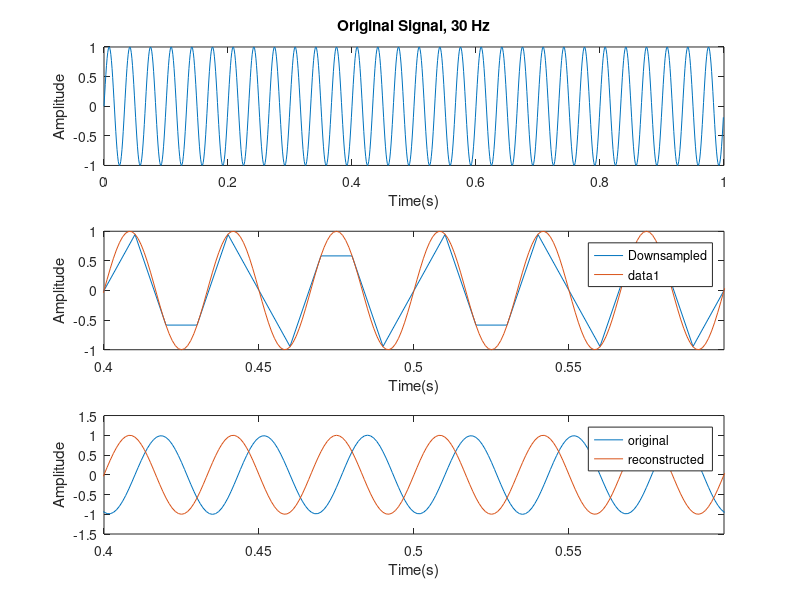

Here is the MATLAB script that generated this plot:
%% Sinosoid with 30 Hz Frequency
clear all ; clf
F1 = 30;
Fs = 1000;
t = 0:1/Fs:0.999;
x1 = sin(2*pi*F1*t);
% Subsampling at a 100 Hz sampling rate
x1resampled = decimate(x1,10,1); %Downsampling by th factor 10 to achieve fs = 100Hz from 1000Hz
x1reconstructed = zeros(1,length(t)); %preallocating for speed
% Reconstruction using sinc() function
Ts = 1/100;
ts = 0:Ts:0.999;
samples = length(ts);
for i = 1:1:length(t)
    for n = 1:1:samples
        x1reconstructed(i) = sum(x1resampled .* sinc((t(i) - (1:samples)*Ts) ./ Ts)); %%% CHANGE
    end
end
%plotting
figure(1)
subplot(3,1,1)
plot(t,x1)
title('Original Signal, 30 Hz')
xlabel('Time(s)')
ylabel('Amplitude')
subplot(312)
plot(ts,x1resampled)
legend('Downsampled','original')
xlim([0.4 0.6])
hold on
plot(t,x1)
xlabel('Time(s)')
ylabel('Amplitude')
hold off
subplot(313)
plot(t,x1reconstructed)
xlim([0.4 0.6])
hold on
plot(t,x1)
legend('original','reconstructed')
xlabel('Time(s)')
ylabel('Amplitude')
hold off
%% Calculating the error
for i = 1: length(x1)
    error(i) = x1(i) - x1reconstructed(i);
end
disp('Error as percentage of variance :')
disp(mean(error.^2))
